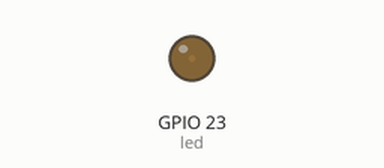
Recording of a program running on a simulated Raspberry Pi (BCM pin numbers). On the bench: output pins drawn as LEDs (lit = HIGH).

Above: at 0.05 s.
At 1.8 s:
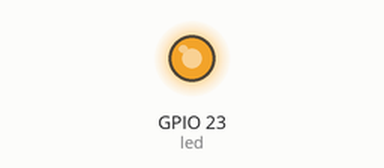
At 2.7 s:
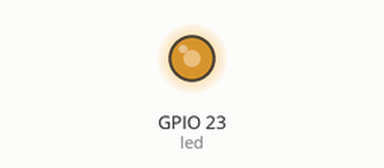
At 3.6 s:
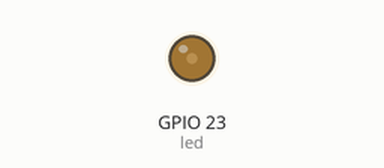
Timing chart, 0 to 5.2 s (numbered marks = the images above):
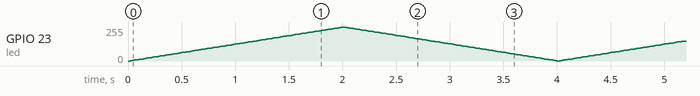

The program:

gpio23_pwm.py
```python
"""GPIO23 PWM 呼吸燈範例。

使用 gpiozero 的 PWMLED 讓 GPIO23 輸出 PWM 訊號，
亮度會從 0% 緩慢上升到 100%，再從 100% 降回 0%，
並持續無限循環。
"""

from time import sleep

from gpiozero import PWMLED


def main() -> None:
	# 建立 PWMLED 物件並綁定到 GPIO23。
	# 在 Raspberry Pi 上，value 範圍是 0.0 ~ 1.0，分別代表 0% ~ 100% 占空比。
	led = PWMLED(23)

	# 每一步亮度變化量：0.01 代表每次增加/減少 1%。
	step = 0.01
	# 每一步之間等待 0.02 秒，數值越小變化越快。
	delay = 0.02

	try:
		# 持續循環，形成「由暗到亮，再由亮到暗」的效果。
		while True:
			# 亮度上升：i 從 0 到 100，對應 0% 到 100%。
			for i in range(0, 101):
				# i * step 會得到 0.00、0.01 ... 1.00。
				led.value = i * step
				sleep(delay)

			# 亮度下降：i 從 99 到 1，避免與上一段/下一輪重複 100% 與 0%。
			for i in range(99, 0, -1):
				led.value = i * step
				sleep(delay)
	except KeyboardInterrupt:
		# 允許使用者按下 Ctrl+C 安全停止程式。
		pass
	finally:
		# 關閉輸出並釋放 GPIO 資源，避免腳位維持在不預期狀態。
		led.off()
		led.close()


if __name__ == "__main__":
	# 直接執行此檔案時，才會進入主程式。
	main()
```
